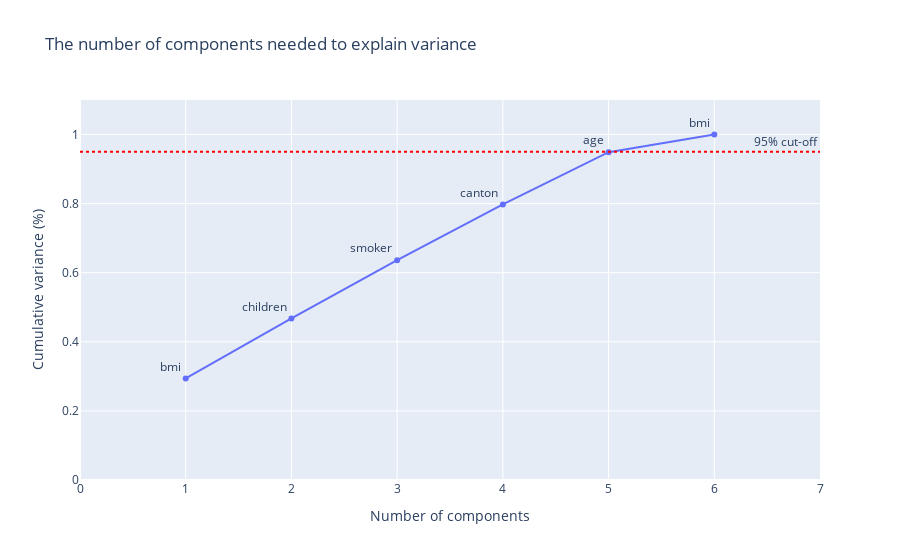

Source (notebook cell):
### Markdown cell above
We can explain 95% of variance by using the attributes: bmi, children, smoker y-n, canton and age.

### Code cell
# Plot cumulative variance to visualize which attributes to cut off, use only the remaining features as predictors

relevant_features = ['bmi', 'children', 'smoker', 'canton', 'age']

fig = px.line(pca_results, x='pc', y='variance_ratio_cumsum', text='feature',
              title='The number of components needed to explain variance')

fig.add_hline(y=0.95, line_color='red', line_dash='dot', annotation_text='95% cut-off')
fig.update_xaxes(range=[0, len(pca_results)+1], title_text='Number of components')
fig.update_yaxes(range=[0, 1.1], title_text='Cumulative variance (%)')

fig.update_traces(textposition='top left')

fig.show()

### Figure 1 — Plotly figure (JSON) as saved in the notebook; plotly's stock layout.template omitted (floating-point values rounded to 4 significant figures)
{"data": [{"hovertemplate": "pc=%{x}<br>variance_ratio_cumsum=%{y}<br>feature=%{text}<extra></extra>", "legendgroup": "", "line": {"color": "#636efa", "dash": "solid"}, "mode": "lines+markers+text", "name": "", "orientation": "v", "showlegend": false, "text": ["bmi", "children", "smoker", "canton", "age", "bmi"], "textposition": "top left", "type": "scatter", "x": [1, 2, 3, 4, 5, 6], "xaxis": "x", "y": [0.294, 0.4675, 0.6364, 0.7978, 0.9489, 1.0], "yaxis": "y"}], "layout": {"annotations": [{"showarrow": false, "text": "95% cut-off", "x": 1, "xanchor": "right", "xref": "x domain", "y": 0.95, "yanchor": "bottom", "yref": "y"}], "legend": {"tracegroupgap": 0}, "shapes": [{"line": {"color": "red", "dash": "dot"}, "type": "line", "x0": 0, "x1": 1, "xref": "x domain", "y0": 0.95, "y1": 0.95, "yref": "y"}], "title": {"text": "The number of components needed to explain variance"}, "xaxis": {"anchor": "y", "domain": [0, 1], "range": [0, 7], "title": {"text": "Number of components"}}, "yaxis": {"anchor": "x", "domain": [0, 1], "range": [0, 1.1], "title": {"text": "Cumulative variance (%)"}}}}
